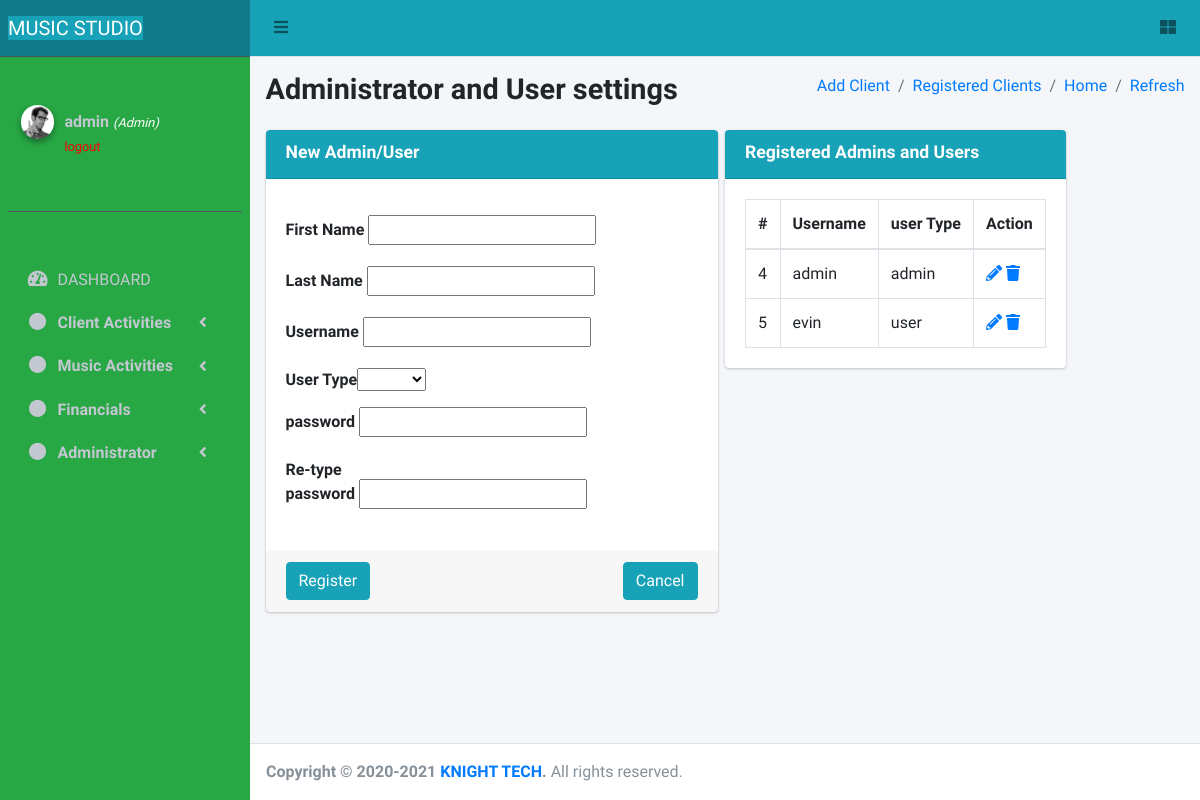
Page /User_Admin.php (signed in) on the committed database.
### tables this page shows
CREATE TABLE `nav_tabs` (
  `nav_id` int(10) NOT NULL,
  `nav1` varchar(225) DEFAULT NULL,
  `nav2` varchar(225) DEFAULT NULL,
  `nav3` varchar(225) DEFAULT NULL,
  `nav4` varchar(225) DEFAULT NULL,
  `nav5` varchar(225) DEFAULT NULL,
  `nav6` varchar(225) DEFAULT NULL,
  `nav7` varchar(225) DEFAULT NULL,
  `nav8` varchar(225) DEFAULT NULL,
  `nav9` varchar(225) DEFAULT NULL,
  `nav10` varchar(225) DEFAULT NULL,
  `nav11` varchar(225) DEFAULT NULL,
  `nav12` varchar(225) DEFAULT NULL
);

CREATE TABLE `users` (
  `id` int(10) NOT NULL,
  `fname` varchar(225) NOT NULL,
  `lname` varchar(225) NOT NULL,
  `uname` varchar(225) NOT NULL,
  `utype` varchar(225) NOT NULL,
  `pass` varchar(225) NOT NULL
);

### userfunctions.php (called while the page is built, shortened)
<?php
$uname = "";
$fname = "";
$lname = "";
$update = false;

### User_Admin.php (the view, shortened to what this page needs)
<?php
include('userfunctions.php');
include('header.php');
?>
  <div class="content-wrapper">
    <section class="content-header">
      <div class="container-fluid">
        <div class="row mb-2">
          <div class="col-sm-6">
            <h1><b>Administrator and User settings</b></h1>
          </div>
          <div class="col-sm-6">
            <ol class="breadcrumb float-sm-right">
            <li class="breadcrumb-item"><a href="clientReg.php">Add Client</a></li>
            <li class="breadcrumb-item"><a href="client.php">Registered Clients</a></li>
              <li class="breadcrumb-item"><a href="index.php">Home</a></li>
              <li class="breadcrumb-item active"><a href="user_admin.php">Refresh</a></li>
            </ol>
          </div>
        </div>
      </div>
    </section>
    <section class="content">
      <div class="container-fluid">
        <div class="row">
          <div class="col-md-6">
            <div class="card card-info">
              <div class="card-header">
                <h3 class="card-title"><strong>New Admin/User</strong></h3>
                <br>
              </div>
              <form role="form">
                <div class="card-body">
                  <div class="form-group">
                    <label for="First Name">First Name</label>
                    <input type="text" name="fname" autocomplete="off" value="<?php echo $fname; ?>">
                  </div>
                  <div class="form-group">
                    <label for="Last Name">Last Name</label>
                    <input type="text" name="lname" autocomplete="off" value="<?php echo $lname; ?>">
                      </div>
                    <div class="form-group">
                    <label for="Username">Username</label>
                    <input type="text" name="uname" autocomplete="off" value="<?php echo $uname; ?>">
                  </div>
                  <div class="input-group">
                        <label>User Type</label>
                        <select class="form-group" name="utype" id="utype" >
                        <option value=""><?php echo $utype; ?></option>
                        <option value="admin">Admin</option>
                        </select>
                      </div>
                      <div class="form-group">
                    <label for="Password">password</label>
                    <input type="password" name="pass_1" autocomplete="off" value="<?php echo $uname; ?>">
                  </div>
                  <div class="form-group">
                    <label for="Password">Re-type <br>password</label>
                    <input type="password" name="pass_2" autocomplete="off" value="<?php echo $uname; ?>">
                  </div>
                </div>
                <div class="card-footer">
                  <?php if ($update == true){ ?>
                  <button type="submit" name="update" class="btn btn-info">Update</button>
                  <?php }else{ ?>
                    <button type="submit" name="register_btn"  class="btn btn-info">Register</button>
                  <?php } ?>
                  <button type="submit" data-dismiss="modal" class="btn btn-info float-right">Cancel</button>
                </div>
              </form>
            </div>
          </div>
    <section class="content">
      <div class="container-fluid">
        <div class="row">
          <div class="col-md-13">
            <div class="card card-info">
              <div class="card-header">
                <h3 class="card-title"><strong>Registered Admins and Users</strong></h3>
                <br>
              </div>
              <div class="card-body">
                 <?php  include('connect.php');?>
            <?php $results = mysqli_query($conn, "SELECT * FROM users"); ?>
            <table class="table table-striped">
                <table class="table table-bordered">
                  <thead>
                    <tr>
                      <th style="width: 10px">#</th>
                      <th>Username</th>
                      <th>user Type</th>
                       <th>Action</th>
                    </tr>
                  </thead>
                   <tbody>
                    <?php while ($row = mysqli_fetch_array($results)) { ?>
                    <tr>
            <td><?php echo $row['id']; ?></td>
            <td><?php echo $row['uname']; ?></td>
            <td><?php echo $row['utype']; ?></td>
                           <td>
        <a href="user_admin.php?edit=<?php echo $row['id']; ?>" class="edit_btn" ><i class="fas fa-pencil-alt">
                              </i></a>
        <a href="userfunctions.php?del=<?php echo $row['id']; ?>" class="del_btn"> <i class="fas fa-trash">
                              </i></a>
      </td>
                     </tr>
                     <?php } ?>
                </tbody>
            </table>
              </div>
      </div>
      </div>
      </div>
            </div>
        </div>
      </div>
    </section>
  </div>
  <?php
 include('footer.php');
 ?>

### header.php (shortened to what this page needs)
<?php
include ('connect.php');
?>
<!DOCTYPE html>
<html>
<head>
  <link rel="stylesheet" href=" plugins/fontawesome-free/css/all.min.css">
  <link rel="stylesheet" href="https://code.ionicframework.com/ionicons/2.0.1/css/ionicons.min.css">
  <link rel="stylesheet" href=" dist/css/adminlte.min.css">
</head>
<body class="hold-transition sidebar-mini">
<div class="wrapper">
  <nav class="main-header navbar navbar-expand bg-info navbar-light">
    <ul class="navbar-nav">
      <li class="nav-item">
        <a class="nav-link" data-widget="pushmenu" href="#" role="button"><i class="fas fa-bars"></i></a>
      </li>
    </ul>
    <ul class="navbar-nav ml-auto">
      <li class="nav-item">
        <a class="nav-link" data-widget="control-sidebar" data-slide="true" href="#" role="button">
          <i class="fas fa-th-large"></i>
        </a>
      </li>
    </ul>
  </nav>
<?php
$row = mysqli_query($conn, "select * from nav_tabs  ");
 while ($tab = mysqli_fetch_array($row)) {
?>
  <aside class="main-sidebar sidebar-dark-primary bg-success elevation-7">
    <a href="index.php" class="brand-link bg-info" >
      <span class="brand-text font-weight-light bg-info">   <?php echo $tab['nav1'] ;?>
</span>
    </a>
    <div class="sidebar">
      <div class="user-panel mt-5 pb-5 mb-5 d-flex">
        <div class="image">
          <img src="dist/img/user2-160x160.jpg" class="img-circle elevation-2" alt="User Image">
        </div>
        <div class="info">
          <a href="#" class="d-block"> <div>
                <?php  if (isset($_SESSION['user'])) : ?>
                    <strong><?php echo $_SESSION['user']['uname']; ?></strong>
                    <small>
                        <i  style="color: #ffffff;">(<?php echo ucfirst($_SESSION['user']['utype']); ?>)</i>
                        <br>
                        <a href="index.php?logout='1'" style="color: red;">logout</a>
                    </small>
                <?php endif ?>
            </div>
          </a>
        </div>
      </div>
      <nav class="mt-2">
        <ul class="nav nav-pills nav-sidebar flex-column" data-widget="treeview" role="menu" data-accordion="false">
          <li class="nav-item ">
            <a href="index.php" class="nav-link ">
              <i class="nav-icon fas fa-tachometer-alt"></i>
              <p>
              <?php echo $tab['nav2'] ;?>
              </p>
            </a>
          </li>
            <li class="nav-item has-treeview">
            <a href="#" class="nav-link">
              <i class="nav-icon fas fa-circle"></i>
              <p><b>
              <?php echo $tab['nav5'] ;?>
              </b>
                <i class="fas fa-angle-left right"></i>
              </p>
            </a>
          </li>
              <li class="nav-item has-treeview">
            <a href="#" class="nav-link">
              <i class="nav-icon fas fa-circle"></i>
              <p><b>
              <?php echo $tab['nav9'] ;?>
              </b>
                <i class="fas fa-angle-left right"></i>
              </p>
            </a>
            </li>
        <li class="nav-item has-treeview">
            <a href="#" class="nav-link">
              <i class="nav-icon fas fa-circle"></i>
              <p><b>
              <?php echo $tab['nav11'] ;?>
              </b>
                <i class="fas fa-angle-left right"></i>
              </p>
            </a>
            </li>
 <li class="nav-item has-treeview">
            <a href="#" class="nav-link">
              <i class="nav-icon fas fa-circle"></i>
              <p><b>
              <?php echo $tab['nav3'] ;?>
              </b>
                <i class="fas fa-angle-left right"></i>
              </p>
            </a>
            </li>
            </ul>
      </nav>
    </div>
  </aside>
  <?php } ?>

### rows in the picture
nav_tabs: nav1 "MUSIC STUDIO", nav2 "DASHBOARD", nav5 "Client Activities", nav9 "Music Activities", nav11 "Financials", nav3 "Administrator"
users: id "4", uname "admin", utype "admin"
users: id "5", uname "evin", utype "user"

### other values in the picture
$fromYear "2020"
$thisYear "2021"
